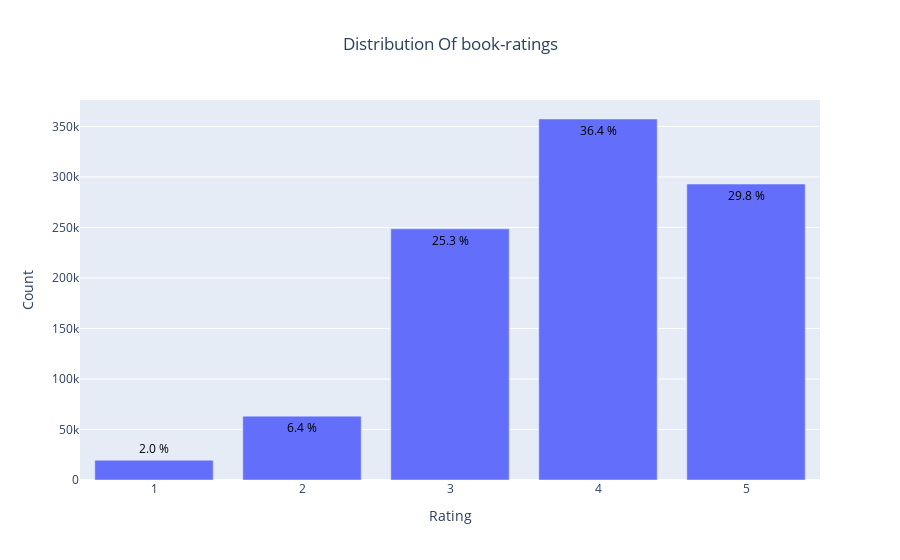

Source (notebook cell):
### Code cell
## plotting the distribution of ratings

from plotly.offline import init_notebook_mode, plot, iplot
import plotly.graph_objs as go
init_notebook_mode(connected=True)

data = ratings_df['rating'].value_counts().sort_index(ascending=False)
trace = go.Bar(x = data.index,
               text = ['{:.1f} %'.format(val) for val in (data.values / ratings_df.shape[0] * 100)],
               textposition = 'auto',
               textfont = dict(color = '#000000'),
               y = data.values,
               )
# Create layout
layout = dict(title = 'Distribution Of book-ratings',
              xaxis = dict(title = 'Rating'),
              yaxis = dict(title = 'Count'), title_x=0.5)
# Create plot
fig = go.Figure(data=[trace], layout=layout)
iplot(fig)

### Figure 1 — Plotly figure (JSON) as saved in the notebook; plotly's stock layout.template omitted (floating-point values rounded to 4 significant figures)
{"data": [{"text": ["29.8 %", "36.4 %", "25.3 %", "6.4 %", "2.0 %"], "textfont": {"color": "#000000"}, "textposition": "auto", "type": "bar", "x": [5, 4, 3, 2, 1], "y": [292961, 357366, 248623, 63231, 19575]}], "layout": {"title": {"text": "Distribution Of book-ratings", "x": 0.5}, "xaxis": {"title": {"text": "Rating"}}, "yaxis": {"title": {"text": "Count"}}}}
